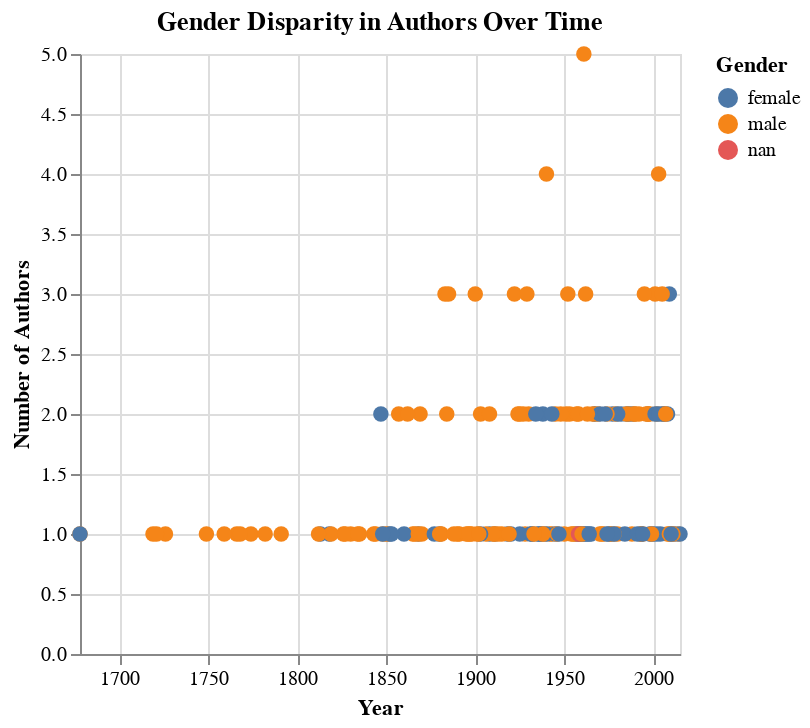

Notebook source saved alongside this figure:
### Markdown cell above
We now have a dataset with all unique authors in the datasets, wiht a total of 279. Although looking at this data is not as complete as looking at every book by every author, it will give us a cleaner graph to look at author's genders based on when they wrote the book they were selected for. Lets make another scatterplot to compare and see how different it looks.

### Code cell
unique_authors_df['pub_year'] = unique_authors_df['pub_year'].astype(str)
unique_authors_df['pub_year'] = pd.to_datetime(unique_authors_df['pub_year'], format='%Y', errors='coerce')
scatter_plot = alt.Chart(unique_authors_df).mark_circle(size=60).encode(
    x=alt.X('pub_year:T', title='Year'),
    y=alt.Y('count()', title='Number of Authors'),
    color=alt.Color('author_gender:N', title='Gender'),
    tooltip=['pub_year:T', 'count()', 'author_gender:N']
).properties(
    title='Gender Disparity in Authors Over Time'
)

# Display the scatter plot
scatter_plot

### Figure 1 — Vega-Lite specification as saved in the notebook (floating-point values rounded to 4 significant figures; data arrays with more than 128 entries replaced by an {"elided": "..."} marker saying what was removed)
{"config": {"view": {"continuousWidth": 300, "continuousHeight": 300}}, "data": {"name": "data-07eb4228da18a65b0b83895d8cfc9317"}, "mark": {"type": "circle", "size": 60}, "encoding": {"color": {"field": "author_gender", "title": "Gender", "type": "nominal"}, "tooltip": [{"field": "pub_year", "type": "temporal"}, {"aggregate": "count", "type": "quantitative"}, {"field": "author_gender", "type": "nominal"}], "x": {"field": "pub_year", "title": "Year", "type": "temporal"}, "y": {"aggregate": "count", "title": "Number of Authors", "type": "quantitative"}}, "title": "Gender Disparity in Authors Over Time", "$schema": "https://vega.github.io/schema/vega-lite/v5.20.1.json", "datasets": {"data-07eb4228da18a65b0b83895d8cfc9317": {"elided": "279 records"}}}
